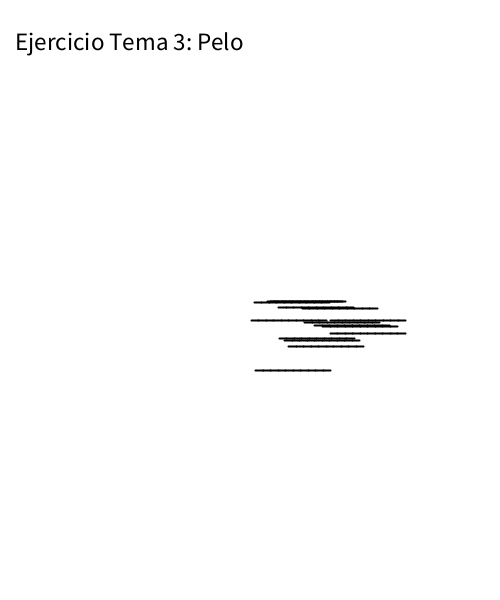
Frame 1 (no input)
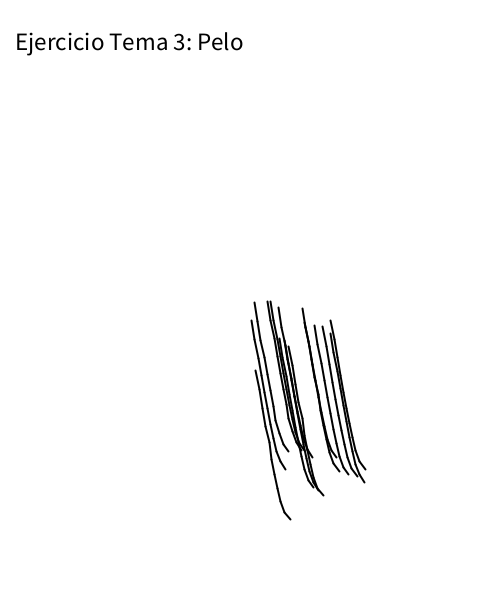
Frame 60 (the mouse pressed at the canvas centre just before this capture)
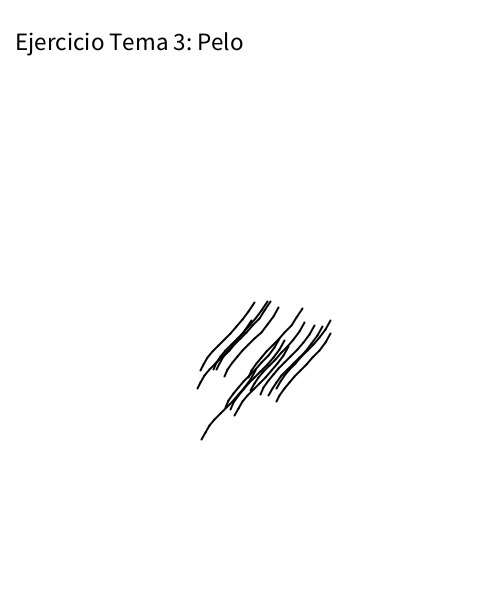
Frame 120 (the mouse held since frame 60 and released just before this capture)

The Processing sketch that drew these frames (run headless with seeded random() and noise(); from frame 60 on, the mouse is pressed at the canvas centre):

// Processing sketch: Ej_Pelo
// ── Ej_Pelo.pde
int n_pelos = 15; // Numero de pelos
final int n_springs = 10;  // Numero de muelles
int l_pelo = 75;  // Tamaño de los pelos
float l_spring = l_pelo/n_springs; 

float [] vE = new float [700];
int t = 0;

Hair hair;
Hair[] hairs = new Hair[n_pelos];

void setup()
{
  size (500, 600);
  
  for (int np = 0; np < n_pelos; np++)
  {
    PVector ini = new PVector (width/2 + random(85), height/2 + random(85));
    hair = new Hair (l_pelo, n_springs, ini);
    hairs[np] = hair;
  }
}

void draw()
{
  background(255);
  fill(255,0,0);
  
  fill (0);
  textSize(25);
  
  text("Ejercicio Tema 3: Pelo", 15, 50, 0);
  
  for (int np =0; np < n_pelos; np++)
    hairs[np].update();
}

void mousePressed()
{
  for (int np = 0; np < n_pelos; np++)
    hairs[np].on_click();
}

void mouseReleased()
{
  for(int np = 0;np<n_pelos;np++)
    hairs[np].release();
}

void plot_func(int time, int x1, int y1, int x2, int y2)
{
  stroke(200, 10, 0);
  strokeWeight(3);
  fill(153);
  
  rect(x1, y1, x2, y2);
  stroke(200, 210, 0);
  
  strokeWeight(1);
  stroke(255);
  
  for (int i = 0; i<time; i++)
    point(i, 600*0.5 - (vE[i] /6.5e5)*600);
}

// ── Extreme.pde
class Extreme
{
  PVector s;
  PVector v;
  PVector a;
  PVector g;
  
  float mass = 5;
  float dt = 0.1;
  
  float Ec, Ep;
  PVector weight;
  int mode;
  
  PVector dragOffset;
  boolean arrastre = false;
  
  Extreme(float x, float y)
  {
    s = new PVector(x,y);
    v = new PVector();
    a = new PVector();
    dragOffset = new PVector();
    g = new PVector(0, 9.8);
    weight = new PVector();
  }
  
  void update()
  {
    v.x += a.x * dt;
    v.y += a.y * dt;
    
    s.x += v.x * dt;
    s.y += v.y * dt;
    
    a.x = 0;
    a.y = 0;
    
    weight.y = g.y * mass;
    applyForce(weight);
  }
  
  void applyForce(PVector force)
  {
    PVector f = force;
    f.div(mass);
    a.add(f);
  }
  
  void display()
  {
    stroke(0);
    strokeWeight(2);
    fill(175, 120);
    
    if (arrastre)
      fill(50);
  }
  
  void clicked(int x, int y)
  {
    float d = dist(x,y,s.x, s.y);
    float threshold = 5;
    
    if(d < threshold)
    {
      arrastre =true;
      dragOffset.x = s.x - x;
      dragOffset.y = s.y - y;
    }
  }
  
  void stoparrastre()
  {
    arrastre = false;
  }
  
  void drag(int mx, int my)
  {
    if(arrastre)
    {
      s.x = mx + dragOffset.x;
      s.y = my + dragOffset.y;
    }
  }
}

// ── Hair.pde
class Hair
{
  float l;
  int n_muelles, n_pelos;
  float l_muelle;
  PVector origin;
  
  Extreme[] vExtr = new Extreme[n_springs+1];
  Spring[] vSprings = new Spring[n_springs];
  
  Hair (float _l, int muelles, PVector _origin)
  {
    l = _l;
    n_muelles = muelles;
    l_muelle = l/n_muelles;
    origin = _origin;
    
    for(int i = 0; i < vExtr.length; i++)
      vExtr[i] = new Extreme (origin.x + i *l_muelle, origin.y);
    
    for (int i = 0; i<vSprings.length; i++)
      vSprings[i] = new Spring(vExtr[i], vExtr[i+1], l_muelle);
  }
  
  void update()
  {
    for (Spring s: vSprings)
    {
      s.update();
      s.display();
    }
    
    for (int i = 1; i < vExtr.length; i++)
    {
      vExtr[i].update();
      vExtr[i].display();
      vExtr[i].drag(mouseX, mouseY); 
    }
  }
  
  void on_click()
  {
    for(Extreme b: vExtr)
      b.clicked(mouseX, mouseY);
  }
  
  void release()
  {
    for (Extreme b: vExtr)
      b.stoparrastre();
  }
  
}

// ── Spring.pde
class Spring
{
  PVector wide;
  PVector fA, fB;
  
  float k = 70;
  float am = 10;
  float lon, Epe, elongation;
  
  Extreme a;
  Extreme b;
  
  Spring (Extreme a_, Extreme b_, float l)
  {
    a = a_;
    b = b_;
    lon = l;
    
    wide = new PVector(b.s.x - a.s.x, b.s.y - a.s.y);
    
    fA = new PVector();
    fB = new PVector();
  }
  

  void update()
  {
    wide.x = b.s.x - a.s.x;
    wide.y = b.s.y - a.s.y;
    
    elongation = wide.mag() - lon;
    wide.normalize();

    fA.x = k* wide.x* elongation - (a.v.x - b.v.x)*am;
    fA.y = k* wide.y* elongation - (a.v.y - b.v.y)*am;
    
    a.applyForce(fA);
    
    fB.x = -k* wide.x* elongation - (b.v.x - a.v.x)*am;
    fB.y = -k* wide.y* elongation - (b.v.y - a.v.y)*am;
    b.applyForce(fB);
  }
  
  void display()
  {
    strokeWeight(2);
    stroke(0);
    line(a.s.x, a.s.y, b.s.x, b.s.y);
  }
}
